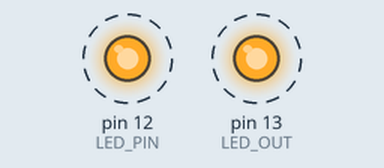
Bench run of a sketch on a simulated Arduino Uno, built with avr-gcc and run on an emulated ATmega328P. On the bench: output pins drawn as LEDs (lit = HIGH). Dashed ring = blinking.

Above: at 0.05 s.
Timing chart, 0 to 3.0 s (numbered marks = the images above):
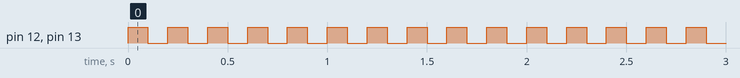

The sketch:

Variable.ino
```cpp
// C++ code
//
#define DELAY 100

int LED_PIN = 12;
int LED_OUT = 13;


void setup()
{
  pinMode(LED_PIN, OUTPUT);
  pinMode(LED_OUT, OUTPUT);
}

void loop()
{
  digitalWrite(LED_PIN, HIGH);
  digitalWrite(LED_OUT, HIGH);
  delay(DELAY); // Wait for 1000 millisecond(s)
  digitalWrite(LED_PIN, LOW);
  digitalWrite(LED_OUT, LOW);
  delay(DELAY); // Wait for 1000 millisecond(s)
}
```

Measured:
- by itself, pin 12 (LED_PIN), pin 13 (LED_OUT): alternates HIGH for 0.10 s and LOW for 0.10 s
